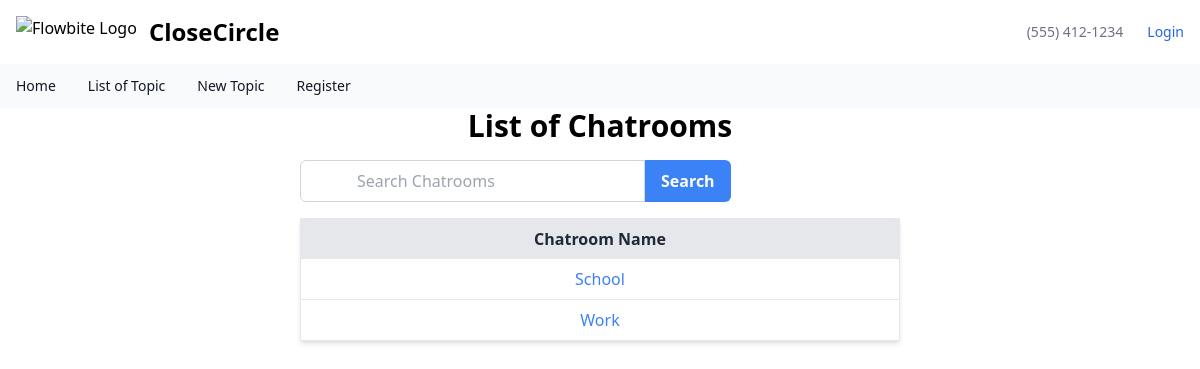
The app's page /, older data.
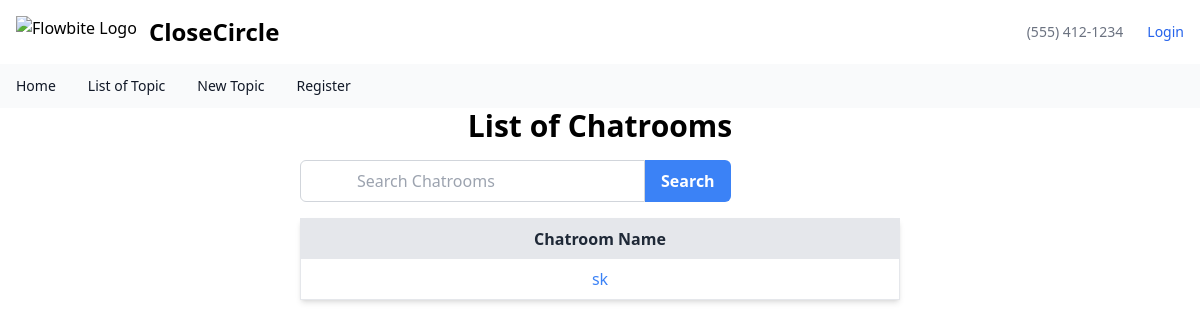
The same page, newer data.
### chatapp/models.py (models this page shows)
class Chatroom(models.Model):
    name = models.CharField(max_length=100)
    slug = models.SlugField(unique=True)
    created_time = models.DateTimeField(auto_now=True)
    class Meta:
        ordering = ('-created_time',)

### chatapp/views.py (the view)
# urls.py: path('',views.index,name='index'),
def index(request):
    chatrooms = Chatroom.objects.all()
    return render (request ,'chatapp/index.html',{'chatrooms':chatrooms})

### chatapp/templates/chatapp/index.html
{% extends 'chatapp/base.html' %}
{% block body %}
    <div class="flex justify-center">
        <div class="w-1/2">
            <h1 class="text-3xl font-bold mb-4 text-center">List of Chatrooms</h1>
            <form method="GET" action="{% url 'index' %}" class="mb-4 flex">
                <div class="flex">
                    <input type="text" name="query" class="w-full px-14 py-2 border border-gray-300 rounded-l-md" placeholder="Search Chatrooms">
                    <button type="submit" class="bg-blue-500 hover:bg-blue-700 text-white font-bold py-2 px-4 rounded-r-md">Search</button>
                </div>
            </form>
            <table class="w-full bg-white border border-gray-200 shadow-md">
                <thead>
                    <tr>
                        <th class="py-2 px-4 bg-gray-200 text-gray-800 font-bold text-center">Chatroom Name</th>
                    </tr>
                </thead>
                <tbody>
                    {% for chatroom in chatrooms %}
                        <tr>
                            <td class="py-2 px-4 border-b border-gray-200 text-center">
                                <a href="{% url 'chatroom' chatroom.slug %}" class="text-blue-500 hover:text-blue-700">
                                    {{ chatroom.name }}
                                </a>
                            </td>
                        </tr>
                    {% endfor %}
                </tbody>
            </table>
        </div>
    </div>
{% endblock %}

### chatapp/templates/chatapp/base.html (shortened to what this page needs)
<!DOCTYPE html>
<html lang="en">
<head>
    <script src="https://cdn.tailwindcss.com"></script>
</head>
<body>
<nav class="bg-white border-gray-200 dark:bg-gray-900">
    <div class="flex flex-wrap justify-between items-center mx-auto max-w-screen-xl p-4">
        <a href="" class="flex items-center">
            <img src="https://flowbite.com/docs/images/logo.svg" class="h-8 mr-3" alt="Flowbite Logo" />
            <span class="self-center text-2xl font-semibold whitespace-nowrap dark:text-white">CloseCircle</span>
        </a>
        <div class="flex items-center">
            <a href="tel:5541251234" class="mr-6 text-sm  text-gray-500 dark:text-white hover:underline">(555) 412-1234</a>
        {% if user.is_authenticated %}
            <a href="{% url 'user_logout' %}" class="text-sm text-blue-600 dark:text-blue-500 hover:underline">Logout</a>
        {% else %}
            <a href="{% url 'user_login' %}" class="text-sm text-blue-600 dark:text-blue-500 hover:underline">Login</a>
        {% endif %}
        </div>
    </div>
</nav>
<nav class="bg-gray-50 dark:bg-gray-700">
    <div class="max-w-screen-xl px-4 py-3 mx-auto">
        <div class="flex items-center">
            <ul class="flex flex-row font-medium mt-0 mr-6 space-x-8 text-sm">
                <li>
                    <a href="#" class="text-gray-900 dark:text-white hover:underline" aria-current="page">Home</a>
                </li>
                <li>
                    <a href="{% url 'index' %}" class="text-gray-900 dark:text-white hover:underline">List of Topic</a>
                </li>
                <li>
                    <a href="{% url 'create-group' %}" class="text-gray-900 dark:text-white hover:underline">New Topic</a>
                </li>
                <li>
                    <a href="{% url 'register' %}" class="text-gray-900 dark:text-white hover:underline">Register</a>
                </li>
            </ul>
        </div>
    </div>
</nav>
    {% block body %}
    {% endblock %}
</body>
</html>

Row changes from the older to the newer data that the page shows:
removed Chatroom: name "School"
removed Chatroom: name "Work"
added Chatroom: name "sk"
